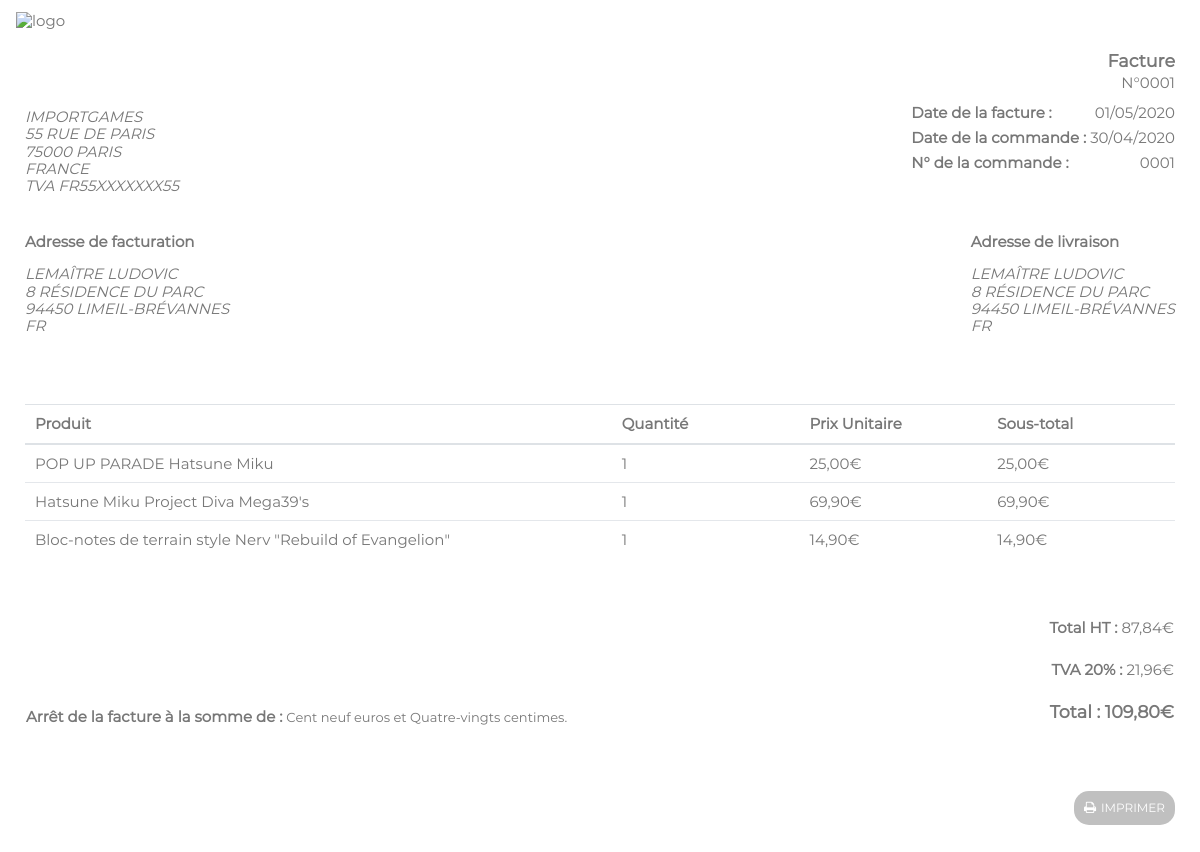
Page /facture.php?id=1 (signed in) on the committed database.
### tables this page shows
CREATE TABLE `commande` (
  `id` int(11) NOT NULL,
  `user_id` int(11) DEFAULT NULL,
  `numero` int(11) DEFAULT NULL,
  `adresse` text,
  `total` float(10,2) DEFAULT NULL,
  `date_co` datetime DEFAULT NULL
);

CREATE TABLE `detail_com` (
  `id` int(11) NOT NULL,
  `commande_id` int(11) DEFAULT NULL,
  `produit_id` int(11) DEFAULT NULL,
  `titre` text,
  `qte` int(11) DEFAULT NULL,
  `prix` float(10,2) DEFAULT NULL
);

### facture.phtml (the view, shortened to what this page needs)
<!DOCTYPE html>
<html lang="fr">
    <head>
        <link href="css/font-awesome.min.css" rel="stylesheet" type="text/css" />
        <link href="css/normalize.css" rel="stylesheet" type="text/css" />
        <link href="css/stylesheet.css" rel="stylesheet" type="text/css" />
    </head>
    <body>
        <main class="containerFacture">
            <?php if(!isset($comId) || !isset($com["id"])) { ?>
                <div class="erreurAdresseHttp">
                    <img src="images/divers/point_d_interrogation.png" alt="imgInterrogation" />
                    <h2>Aucun contenu trouvé.</h2>
                </div>
            <?php }
            else { ?>
                <div class="enteteFact">
                    <img src="images/divers/importgamesfull.png" alt="logo" />
                    <div>
                        <h3>Facture</h3>
                        <p>N°<?= htmlentities(str_pad($com["id"], 4, "0", STR_PAD_LEFT)) ?></p>
                    </div>
                </div>
                <div class="infosFact">
                    <div class="adresseVendeur">
                        <address>ImportGames
                            55 rue de Paris
                            75000 PARIS
                            France
                            TVA FR55XXXXXXX55
                        </address>
                    </div>
                    <div class="infosCom">
                        <p><strong>Date de la facture :&nbsp;</strong> <span><?= htmlentities(date("d/m/Y", strtotime($com["date_co"] . "+ 1 DAY"))) ?></span></p>
                        <p><strong>Date de la commande :&nbsp;</strong> <span><?= htmlentities(date("d/m/Y", strtotime($com["date_co"]))) ?></span></p>
                        <p><strong>N° de la commande :&nbsp;</strong> <span><?= htmlentities(str_pad($com["numero"], 4, "0", STR_PAD_LEFT)) ?></span></p>
                    </div>
                    <div class="adresseUser">
                        <div>
                            <h4>Adresse de facturation</h4>
                            <address><?= htmlspecialchars($com["adresse"]) ?></address>
                        </div>
                        <div>
                            <h4>Adresse de livraison</h4>
                            <address><?= htmlspecialchars($com["adresse"]) ?></address>
                        </div>
                    </div>
                </div>
                <div class="tableScroll">
                    <table class="prodFact">
                        <thead>
                            <tr>
                                <th class="thProd">Produit</th>
                                <th>Quantité</th>
                                <th>Prix Unitaire</th>
                                <th>Sous-total</th>
                            </tr>
                        </thead>
                        <tbody>
                            <?php foreach($details as $detail): ?>
                            <tr>
                                <td><?= htmlspecialchars($detail["titre"]) ?></td>
                                <td><?= htmlentities($detail["qte"]) ?></td>
                                <td><?= htmlentities(str_replace(".", ",", $detail["prix"])) ?>€</td>
                                <td><?= htmlentities(str_replace(".", ",", number_format($detail["qte"] * $detail["prix"], 2))) ?>€</td>
                            </tr>
                            <?php endforeach; ?>
                        </tbody>
                        <tfoot class="totalFact">
                            <tr>
                                <td colspan="4" class="totalHt"><b>Total HT : </b><span><?= htmlentities(str_replace(".", ",", number_format(($com["total"]*0.80), 2))) ?>€</span></td>
                            </tr>
                            <tr>
                                <td colspan="4"><b>TVA 20% : </b><span><?= htmlentities(str_replace(".", ",", number_format(($com["total"]*0.20), 2))) ?>€</span></td>
                            </tr>
                            <tr class="totalCo">
                                <td colspan="1" class="totalCofr"><b>Arrêt de la facture à la somme de : </b><small><?= htmlspecialchars($totalFr) ?></small></td>
                                <td colspan="3"><h3>Total : <?= htmlentities(str_replace(".", ",", $com["total"])) ?>€</h3></td>
                            </tr>
                        </tfoot>
                    </table>
                </div>
                <div class="printFact noPrint">
                    <button type="button" id="print" class="btnPrint">Imprimer</button>
                </div>
            <?php } ?>
        </main>
    </body>
</html>

### facture.php (shortened to what this page needs)
<?php
    if(isset($_GET["id"])) {
        $comId = htmlentities($_GET["id"]);
        $query = "SELECT * FROM `commande` WHERE (`user_id` = ? AND `id` = ?)";
        $resultSet = $pdo->prepare($query);
        $resultSet->execute([$_SESSION["user_id"], $comId]);
        $com = $resultSet->fetch();
        if(isset($com["id"])) {
            $query = "SELECT * FROM `detail_com` WHERE `commande_id` = ? ORDER BY `produit_id`";
            $resultSet = $pdo->prepare($query);
            $resultSet->execute([$com["id"]]);
            $details = $resultSet->fetchAll();
            $num = htmlentities($com["total"]);
            $exp = explode(".", $num);
            $nbrForm = new NumberFormatter("fr_FR", NumberFormatter::SPELLOUT);
            $totalFr = ucfirst($nbrForm->format($exp[0])) . " euros et " . ucfirst($nbrForm->format($exp[1])) . " centimes.";
        }
    }
    if(empty($fct)) {
        $fct = "facture";
        $fct = trim($fct . ".phtml");
    }
    $fct = str_replace("../", "protect", $fct);
    $fct = str_replace(";", "protect", $fct);
    $fct = str_replace("%", "protect", $fct);
    if(preg_match("/backoff/", $fct)) {
        echo "Vous n'avez pas accès à ce répertoire.";
     }
    else {
        if(file_exists($fct) && $fct != "index.phtml") {
           include $fct;
        }
        else {
            echo "Page inexistante.";
        }
    }
?>

### rows in the picture
commande: id "0001", date_co "01/05/2020", date_co "30/04/2020", numero "0001", adresse "LEMAÎTRE LUDOVIC 8 RÉSIDENCE DU PARC 94450 LIMEIL-BRÉVANNES FR", total "87,84", total "21,96", total "Cent neuf euros et Quatre-vingts centimes.", total "109,80"
detail_com: titre "POP UP PARADE Hatsune Miku", qte "1", prix "25,00", str_replace(".", ",", number_format($detail["qte"] * $detail["prix"], 2)) "25,00"
detail_com: titre "Hatsune Miku Project Diva Mega39's", qte "1", prix "69,90", str_replace(".", ",", number_format($detail["qte"] * $detail["prix"], 2)) "69,90"
detail_com: titre "Bloc-notes de terrain style Nerv \"Rebuild of Evangelion\"", qte "1", prix "14,90", str_replace(".", ",", number_format($detail["qte"] * $detail["prix"], 2)) "14,90"
